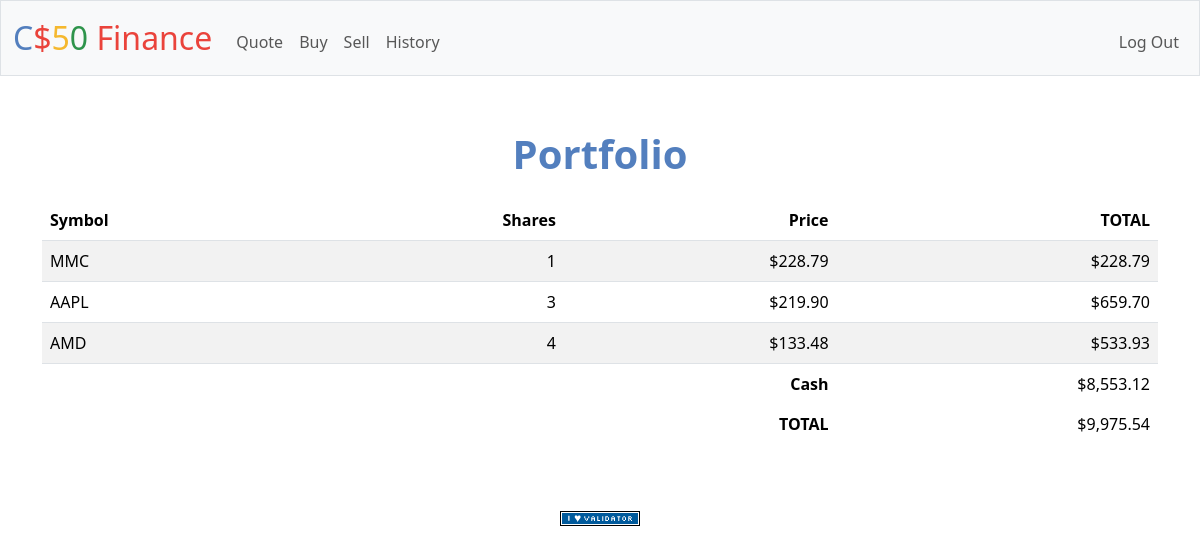
The page / (signed in) on the database its author committed.
### tables this page shows
CREATE TABLE portfolio (
    id INTEGER NOT NULL,
    symbol TEXT NOT NULL,
    shares  INTEGER NOT NULL,
    price_per_share NUMERIC NOT NULL,
    invested_cash NUMERIC NOT NULL
);

CREATE TABLE users (id INTEGER PRIMARY KEY AUTOINCREMENT NOT NULL, username TEXT NOT NULL, hash TEXT NOT NULL, cash NUMERIC NOT NULL DEFAULT 10000.00);

### app.py (the view)
@app.route("/")
@login_required
def index():
    portfolio = db.execute(
        "SELECT * FROM portfolio WHERE id = ?",
        session["user_id"]
    )
    cash = db.execute(
        "SELECT cash FROM users WHERE id = ?",
        session["user_id"]
    )
    total = cash[0]["cash"]
    for row in portfolio:
        total += row["invested_cash"]
    return render_template("index.html", portfolio=portfolio,cash=cash[0]["cash"],total=total)

### app.py (called while the page is built)
@app.after_request
def after_request(response):
    response.headers["Cache-Control"] = "no-cache, no-store, must-revalidate"
    response.headers["Expires"] = 0
    response.headers["Pragma"] = "no-cache"
    return response

### helpers.py (called while the page is built)
def login_required(f):
    @wraps(f)
    def decorated_function(*args, **kwargs):
        if session.get("user_id") is None:
            return redirect("/login")
        return f(*args, **kwargs)
    return decorated_function

def usd(value):
    return f"${value:,.2f}"

### templates/index.html (shortened to what this page needs)
{% extends "layout.html" %}
{% block main %}
    <header class="fw-bold" style="font-size: 2.5rem; color: #537fbe;">
        Portfolio
    </header>
    <table class="table table-striped">
        <thead>
            <tr>
                <th class="text-start">Symbol</th>
                <th class="text-end">Shares</th>
                <th class="text-end">Price</th>
                <th class="text-end">TOTAL</th>
            </tr>
        </thead>
       <tbody>
            {% for row in portfolio %}
                <tr>
                    <td class="text-start">{{ row.symbol }}</td>
                    <td class="text-end">{{ row.shares }}</td>
                    <td class="text-end"> {{ row.price_per_share | usd }} </td>
                    <td class="text-end"> {{ row.invested_cash | usd }} </td>
                </tr>
            {% endfor %}
        </tbody>
        <tfoot>
            <tr>
                <td class="border-0 fw-bold text-end" colspan="3">Cash</td>
                <td class="border-0 text-end">{{ cash | usd }}</td>
            </tr>
            <tr>
                <td class="border-0 fw-bold text-end" colspan="3">TOTAL</td>
                <td class="border-0 w-bold text-end">{{ total | usd }}</td>
            </tr>
        </tfoot>
    </table>
{% endblock %}

### templates/layout.html (shortened to what this page needs)
<!DOCTYPE html>
<html lang="en">
    <head>
        <link href="https://cdn.jsdelivr.net/npm/bootstrap@5.3.8/dist/css/bootstrap.min.css" rel="stylesheet">
        <link href="/static/styles.css" rel="stylesheet">
    </head>
    <body>
        <nav class="bg-light border navbar navbar-expand-md navbar-light">
            <div class="container-fluid">
                <a class="navbar-brand" href="/"><span class="blue">C</span><span class="red">$</span><span class="yellow">5</span><span class="green">0</span> <span class="red">Finance</span></a>
                <div class="collapse navbar-collapse" id="navbar">
                    {% if session["user_id"] %}
                        <ul class="navbar-nav me-auto mt-2">
                            <li class="nav-item"><a class="nav-link" href="/quote">Quote</a></li>
                            <li class="nav-item"><a class="nav-link" href="/buy">Buy</a></li>
                            <li class="nav-item"><a class="nav-link" href="/sell">Sell</a></li>
                            <li class="nav-item"><a class="nav-link" href="/history">History</a></li>
                        </ul>
                        <ul class="navbar-nav ms-auto mt-2">
                            <li class="nav-item"><a class="nav-link" href="/logout">Log Out</a></li>
                        </ul>
                    {% else %}
                        <ul class="navbar-nav ms-auto mt-2">
                            <li class="nav-item"><a class="nav-link" href="/register">Register</a></li>
                            <li class="nav-item"><a class="nav-link" href="/login">Log In</a></li>
                        </ul>
                    {% endif %}
                </div>
            </div>
        </nav>
        <main class="container py-5 text-center">
            {% block main %}{% endblock %}
        </main>
        <footer class="mb-5">
            <form action="https://validator.w3.org/check" class="text-center" enctype="multipart/form-data" method="post" target="_blank">
                <input alt="Validate" src="/static/I_heart_validator.png" type="image">
            </form>
        </footer>
    </body>
</html>

### static/styles.css (style rules this page uses)
nav .navbar-brand { font-size: xx-large; }
nav .navbar-brand .blue { color: #537fbe; }
nav .navbar-brand .red { color: #ea433b; }
nav .navbar-brand .yellow { color: #f5b82e; }
nav .navbar-brand .green { color: #2e944b; }

### rows shown on the page
portfolio: symbol "MMC", shares "1", price_per_share "$228.79", invested_cash "$228.79"
portfolio: symbol "AAPL", shares "3", price_per_share "$219.90", invested_cash "$659.70"
portfolio: symbol "AMD", shares "4", price_per_share "$133.48", invested_cash "$533.93"
users: cash "$8,553.12"

### other values the page prints
{{ total | usd }} "$9,975.54"
